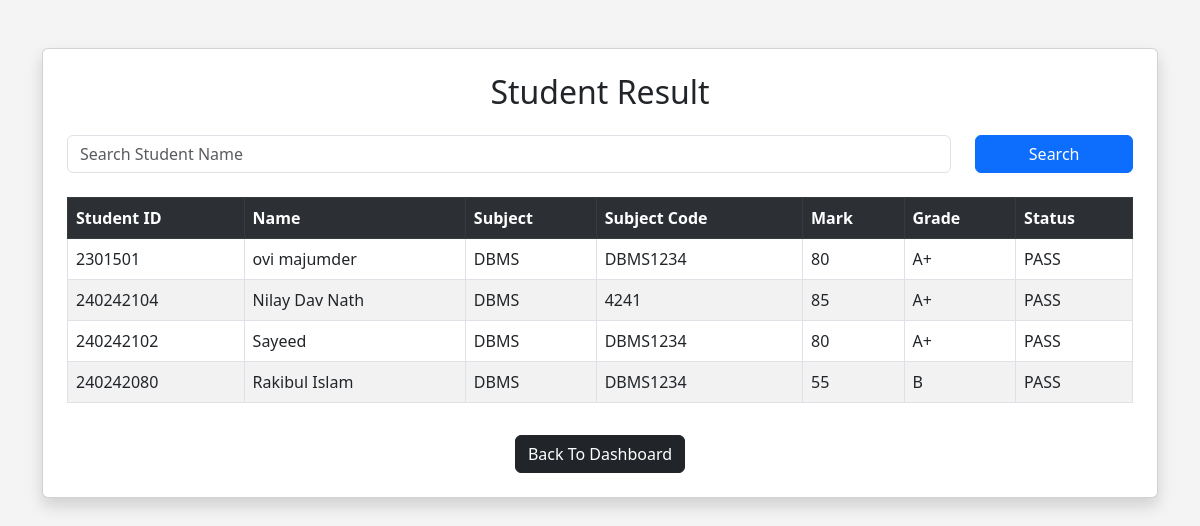
/view_result.php, run on the app's committed database.
### tables this page shows
CREATE TABLE `marks` (
  `id` int(11) NOT NULL,
  `student_id` int(11) DEFAULT NULL,
  `subject_id` int(11) DEFAULT NULL,
  `mark` int(11) DEFAULT NULL
);

CREATE TABLE `students` (
  `id` int(11) NOT NULL,
  `name` varchar(100) DEFAULT NULL,
  `phone` varchar(20) DEFAULT NULL,
  `department` varchar(50) DEFAULT NULL,
  `semester` varchar(20) DEFAULT NULL,
  `session` varchar(20) DEFAULT NULL
);

CREATE TABLE `subjects` (
  `id` int(11) NOT NULL,
  `subject_name` varchar(100) DEFAULT NULL,
  `subject_code` varchar(50) DEFAULT NULL,
  `credit` int(11) DEFAULT NULL
);

### view_result.php (the view, shortened to what this page needs)
<?php
include("db.php");
if(isset($_GET['search'])){
    $search = $_GET['search'];
    $query = mysqli_query($conn,
    "SELECT students.id,
    students.name,
    subjects.subject_name,
    subjects.subject_code,
    marks.mark,
    CASE
        WHEN marks.mark >= 80 THEN 'A+'
        WHEN marks.mark >= 70 THEN 'A'
        WHEN marks.mark >= 60 THEN 'A-'
        WHEN marks.mark >= 40 THEN 'B'
        ELSE 'F'
    END AS grade,
    CASE
        WHEN marks.mark >= 40 THEN 'PASS'
        ELSE 'FAIL'
    END AS status
    FROM marks
    JOIN students
    ON marks.student_id = students.id
    JOIN subjects
    ON marks.subject_id = subjects.id
    WHERE students.name LIKE '%$search%'");
}
else{
    $query = mysqli_query($conn,
    "SELECT students.id,
    students.name,
    subjects.subject_name,
    subjects.subject_code,
    marks.mark,
    CASE
        WHEN marks.mark >= 80 THEN 'A+'
        WHEN marks.mark >= 70 THEN 'A'
        WHEN marks.mark >= 60 THEN 'A-'
        WHEN marks.mark >= 40 THEN 'B'
        ELSE 'F'
    END AS grade,
    CASE
        WHEN marks.mark >= 40 THEN 'PASS'
        ELSE 'FAIL'
    END AS status
    FROM marks
    JOIN students
    ON marks.student_id = students.id
    JOIN subjects
    ON marks.subject_id = subjects.id");
}
?>
<!DOCTYPE html>
<html>
<head>
    <link href="https://cdn.jsdelivr.net/npm/bootstrap@5.3.0/dist/css/bootstrap.min.css" rel="stylesheet">
</head>
<body style="background:#f4f4f4;">
<div class="container mt-5">
    <div class="card p-4 shadow">
        <h2 class="text-center mb-4">
            Student Result
        </h2>
        <form method="GET">
            <div class="row mb-4">
                <div class="col-md-10">
                    <input type="text"
                    name="search"
                    class="form-control"
                    placeholder="Search Student Name">
                </div>
                <div class="col-md-2">
                    <button class="btn btn-primary w-100">
                        Search
                    </button>
                </div>
            </div>
        </form>
        <table class="table table-bordered table-striped">
            <tr class="table-dark">
                <th>Student ID</th>
                <th>Name</th>
                <th>Subject</th>
                <th>Subject Code</th>
                <th>Mark</th>
                <th>Grade</th>
                <th>Status</th>
            </tr>
            <?php
            while($row = mysqli_fetch_assoc($query)){
            ?>
            <tr>
                <td>
                    <?php echo $row['id']; ?>
                </td>
                <td>
                    <?php echo $row['name']; ?>
                </td>
                <td>
                    <?php echo $row['subject_name']; ?>
                </td>
                <td>
                    <?php echo $row['subject_code']; ?>
                </td>
                <td>
                    <?php echo $row['mark']; ?>
                </td>
                <td>
                    <?php echo $row['grade']; ?>
                </td>
                <td>
                    <?php echo $row['status']; ?>
                </td>
            </tr>
            <?php } ?>
        </table>
        <div class="text-center mt-3">
            <a href="index.php"
            class="btn btn-dark">
            Back To Dashboard
            </a>
        </div>
    </div>
</div>
</body>
</html>

### data on the page
marks: student "2301501", student.name "ovi majumder", subject.subject_name "DBMS", subject.subject_code "DBMS1234", mark "80", grade "A+", status "PASS"
marks: student "240242104", student.name "Nilay Dav Nath", subject.subject_name "DBMS", subject.subject_code "4241", mark "85", grade "A+", status "PASS"
marks: student "240242102", student.name "Sayeed", subject.subject_name "DBMS", subject.subject_code "DBMS1234", mark "80", grade "A+", status "PASS"
marks: student "240242080", student.name "Rakibul Islam", subject.subject_name "DBMS", subject.subject_code "DBMS1234", mark "55", grade "B", status "PASS"
